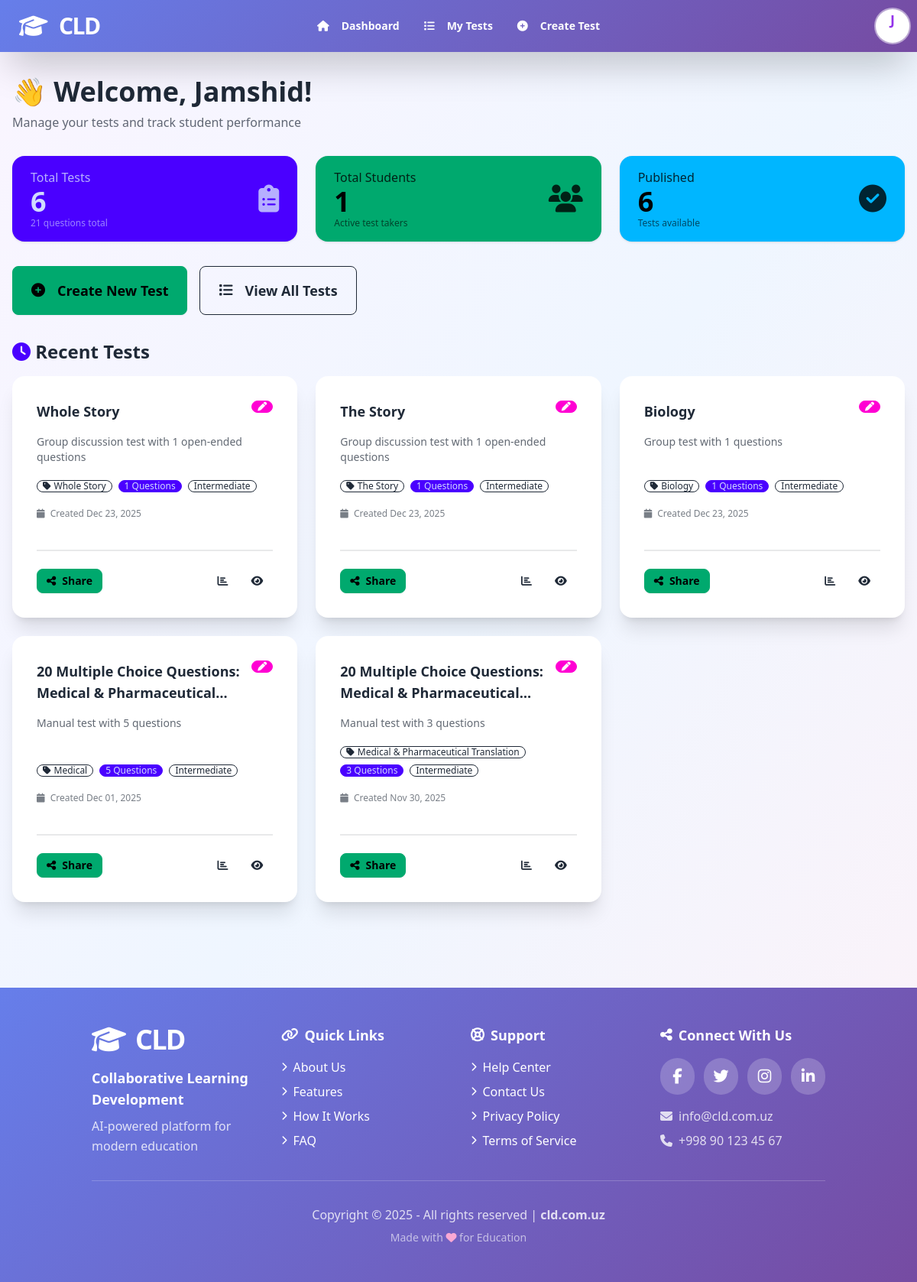
The app's page /dashboard/ (signed in), older data.
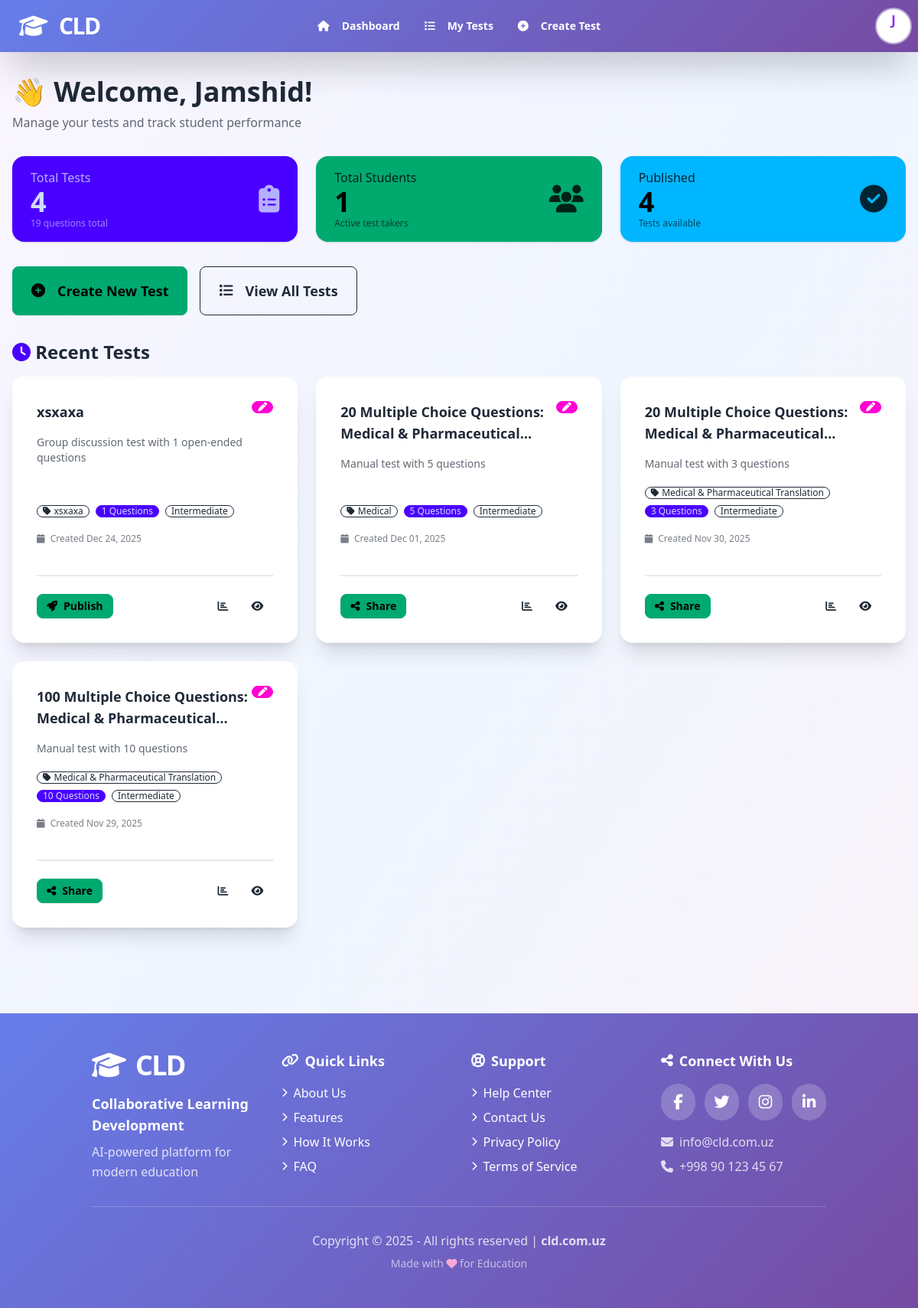
The same page, newer data.
### quizapp/models.py (models this page shows, shortened)
class Test(models.Model):
    TEST_CREATION_METHODS = [
        ('ai', 'AI Generated'),
        ('manual', 'Manual Input'),
    ]
    teacher = models.ForeignKey(User, on_delete=models.CASCADE, related_name='tests')
    title = models.CharField(max_length=255)
    description = models.TextField(null=True, blank=True)
    creation_method = models.CharField(
        max_length=10,
        choices=TEST_CREATION_METHODS,
        default='ai'
    )
    teacher_prompt = models.TextField(help_text="Original teacher request", blank=True)
    llm_response = models.JSONField(null=True, blank=True, help_text="Raw LLM JSON response")
    difficulty = models.CharField(max_length=50, null=True, blank=True)
    topic = models.CharField(max_length=255, null=True, blank=True)
    timer_minutes = models.IntegerField(
        null=True,
        blank=True,
        help_text="Time limit in minutes (leave empty for no limit)"
    )
    created_at = models.DateTimeField(auto_now_add=True)
    updated_at = models.DateTimeField(auto_now=True)
    class Meta:
        ordering = ['-created_at']
        indexes = [
            models.Index(fields=['teacher', '-created_at']),
        ]

### webapp/views.py (the view, shortened to what this page needs)
# urls.py: path('dashboard/', views.dashboard_view, name='dashboard'),
@login_required
def dashboard_view(request):
    user = request.user
    if user.role == 'teacher':
        tests = Test.objects.filter(teacher=user)
        total_tests = tests.count()
        total_questions = Question.objects.filter(test__teacher=user).count()
        assignments = Assignment.objects.filter(test__teacher=user)
        total_students = StudentAttempt.objects.filter(
            assignment__in=assignments
        ).values('student').distinct().count()
        recent_tests = tests.order_by('-created_at')[:5]
        context = {
            'total_tests': total_tests,
            'total_questions': total_questions,
            'total_students': total_students,
            'recent_tests': recent_tests,
        }
        return render(request, 'teacher/dashboard.html', context)

### quizapp/models.py (called while the page is built)
    def get_full_name(self):
        return f"{self.first_name} {self.last_name}".strip() or self.username

### webapp/templates/teacher/dashboard.html (shortened to what the changed rows need)
{% extends 'base.html' %}
{% block content %}
<div class="space-y-8">
    <div>
        <h1 class="text-3xl md:text-4xl font-bold">
            👋 Welcome, {{ user.first_name }}!
        </h1>
    </div>
    <div class="grid grid-cols-1 md:grid-cols-3 gap-6">
        <div class="stats shadow bg-primary text-primary-content">
            <div class="stat">
                <div class="stat-figure text-4xl opacity-80">
                    <i class="fas fa-clipboard-list"></i>
                </div>
                <div class="stat-title text-primary-content/80">Total Tests</div>
                <div class="stat-value">{{ total_tests }}</div>
                <div class="stat-desc text-primary-content/60">{{ total_questions }} questions total</div>
            </div>
        </div>
        <div class="stats shadow bg-info text-info-content">
            <div class="stat">
                <div class="stat-figure text-4xl opacity-80">
                    <i class="fas fa-check-circle"></i>
                </div>
                <div class="stat-title text-info-content/80">Published</div>
                <div class="stat-value">{{ total_tests }}</div>
                <div class="stat-desc text-info-content/60">Tests available</div>
            </div>
        </div>
    </div>
    <div>
        <div class="flex justify-between items-center mb-4">
            <h2 class="text-2xl font-bold">
                <i class="fas fa-clock text-primary"></i>
                Recent Tests
            </h2>
        </div>
        {% if recent_tests %}
        <div class="grid grid-cols-1 md:grid-cols-2 lg:grid-cols-3 gap-6">
            {% for test in recent_tests %}
            <div class="card bg-base-100 shadow-xl hover:shadow-2xl transition-all cursor-pointer"
                 onclick="window.location='{% url 'webapp:test_detail' test.id %}'">
                <div class="card-body">
                    <div class="flex justify-between items-start mb-2">
                        <h3 class="card-title text-lg flex-1 line-clamp-2">
                            {{ test.title }}
                        </h3>
                        {% if test.creation_method == 'ai' %}
                        <span class="badge badge-primary badge-sm">
                            <i class="fas fa-robot"></i>
                        </span>
                        {% else %}
                        <span class="badge badge-secondary badge-sm">
                            <i class="fas fa-pen"></i>
                        </span>
                        {% endif %}
                    </div>
                    <p class="text-sm text-base-content/70 line-clamp-2 mb-3">
                        {{ test.description|default:"No description"|truncatewords:12 }}
                    </p>
                    <div class="flex flex-wrap gap-2 mb-3">
                        <span class="badge badge-outline badge-sm">
                            <i class="fas fa-tag mr-1"></i>
                            {{ test.topic|default:"General" }}
                        </span>
                        <span class="badge badge-primary badge-sm">
                            {{ test.questions.count }} Questions
                        </span>
                        {% if test.difficulty %}
                        <span class="badge badge-outline badge-sm capitalize">
                            {{ test.difficulty }}
                        </span>
                        {% endif %}
                    </div>
                    <div class="text-xs text-base-content/60 mb-4">
                        <i class="fas fa-calendar mr-1"></i>
                        Created {{ test.created_at|date:"M d, Y" }}
                    </div>
                    <div class="divider my-2"></div>
                    <div class="card-actions justify-between items-center">
                        {% if test.assignments.count > 0 %}
                        <button
                            onclick="event.stopPropagation(); openShareModal{{ test.id }}()"
                            class="btn btn-success btn-sm">
                            <i class="fas fa-share-alt"></i>
                            Share
                        </button>
                        {% else %}
                        <a
                            href="{% url 'webapp:publish_test' test.id %}"
                            onclick="event.stopPropagation()"
                            class="btn btn-success btn-sm">
                            <i class="fas fa-rocket"></i>
                            Publish
                        </a>
                        {% endif %}
                        <div class="flex gap-1">
                            <a
                                href="{% url 'webapp:test_results' test.id %}"
                                onclick="event.stopPropagation()"
                                class="btn btn-ghost btn-sm">
                                <i class="fas fa-chart-bar"></i>
                            </a>
                            <a
                                href="{% url 'webapp:test_detail' test.id %}"
                                onclick="event.stopPropagation()"
                                class="btn btn-ghost btn-sm">
                                <i class="fas fa-eye"></i>
                            </a>
                        </div>
                    </div>
                </div>
            </div>
            {% endfor %}
        </div>
        {% endif %}
    </div>
</div>
{% endblock %}

Row changes from the older to the newer data that the page shows:
removed Test: title "Whole Story", creation_method "manual" (drawn), description "Group discussion test with 1 open-ended questions", topic "Whole Story", questions.count "1", difficulty "Intermediate", created_at "Dec 23, 2025"
removed Test: title "The Story", creation_method "manual" (drawn), description "Group discussion test with 1 open-ended questions", topic "The Story", questions.count "1", difficulty "Intermediate", created_at "Dec 23, 2025"
removed Test: title "Biology", creation_method "manual" (drawn), description "Group test with 1 questions", topic "Biology", questions.count "1", difficulty "Intermediate", created_at "Dec 23, 2025"
added Test: title "xsxaxa", creation_method "manual" (drawn), description "Group discussion test with 1 open-ended questions", topic "xsxaxa", questions.count "1", difficulty "Intermediate", created_at "Dec 24, 2025", shows "Publish"
now on this page (row unchanged): Test: title "100 Multiple Choice Questions: Medical &…", creation_method "manual" (drawn), description "Manual test with 10 questions", topic "Medical & Pharmaceutical Translation", questions.count "10", difficulty "Intermediate", created_at "Nov 29, 2025"
Text that changed along with them:
{{ total_tests }}: "6" → "4"
{{ total_questions }}: "21" → "19"
